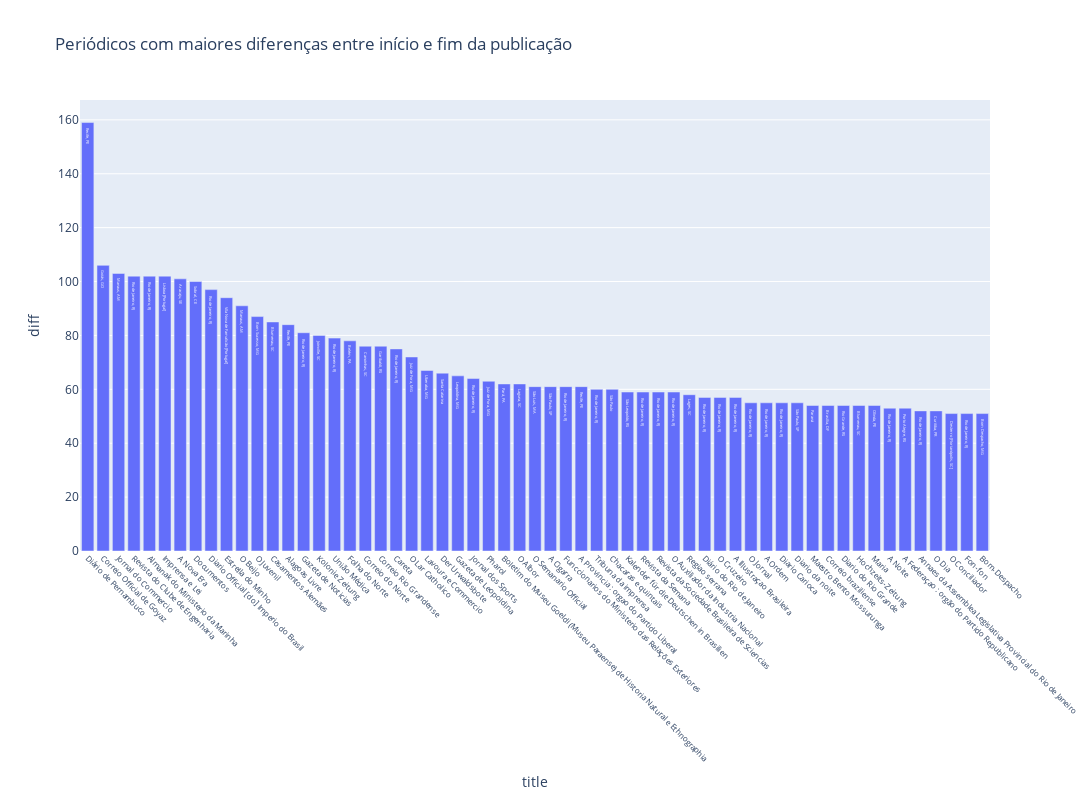

Notebook cell for this chart:
### Code cell
# criar gráfico
fig5 = px.bar(df_diff, x='title', y='diff', title='Periódicos com maiores diferenças entre início e fim da publicação', text='place')
# formatar eixo x
fig5.update_xaxes(tickangle=45, tickfont=dict(size=8))
#aumentar tamanho do gráfico
fig5.update_layout(height=800, width=1200)
fig5.show()
# salvar gráfico
fig5.write_image('./charts/fig5.png')

### Figure 1 — Plotly figure (JSON) as saved in the notebook; plotly's stock layout.template omitted (floating-point values rounded to 4 significant figures)
{"data": [{"alignmentgroup": "True", "hovertemplate": "title=%{x}<br>diff=%{y}<br>place=%{text}<extra></extra>", "legendgroup": "", "marker": {"color": "#636efa", "pattern": {"shape": ""}}, "name": "", "offsetgroup": "", "orientation": "v", "showlegend": false, "text": ["Recife, PE", "Goiás, GO", "Manaus, AM", "Rio de Janeiro, RJ", "Rio de Janeiro, RJ", "Lisboa [Portugal]", "Aracaju, SE", "Sobral, CE", "Rio de Janeiro, RJ", "Vila Nova de Famalicão [Portugal]", "Manaus, AM", "Bom Sucesso, MG", "Blumenau, SC", "Recife, PE", "Rio de Janeiro, RJ", "Joinville, SC", "Rio de Janeiro, RJ", "Belém, PA", "Canoinhas, SC", "Garibaldi, RS", "Rio de Janeiro, RJ", "Juiz de Fora, MG", "Uberaba, MG", "Santa Catarina", "Leopoldina, MG", "Rio de Janeiro, RJ", "Juiz de Fora, MG", "Pará, PA", "Laguna, SC", "São Luis, MA", "São Paulo, SP", "Rio de Janeiro, RJ", "Recife, PE", "Rio de Janeiro, RJ", "São Paulo", "São Leopoldo, RS", "Rio de Janeiro, RJ", "Rio de Janeiro, RJ", "Rio de Janeiro, RJ", "Lages, SC", "Rio de Janeiro, RJ", "Rio de Janeiro, RJ", "Rio de Janeiro, RJ", "Rio de Janeiro, RJ", "Rio de Janeiro, RJ", "Rio de Janeiro, RJ", "São Paulo, SP", "Paraná", "Brasília, DF", "Rio Grande, RS", "Blumenau, SC", "Olinda, PE", "Rio de Janeiro, RJ", "Porto Alegre, RS", "Rio de Janeiro, RJ", "Curitiba, PR", "Desterro [Florianópolis, SC]", "Rio de Janeiro, RJ", "Bom Despacho, MG"], "textposition": "auto", "type": "bar", "x": ["Diário de Pernambuco", "Correio Official de Goyaz", "Jornal do Commercio", "Revista do Clube de Engenharia", "Almanak do Ministerio da Marinha", "Imprensa e Lei", "A Nova Era", "Documentos", "Diario Official [do] Imperio do Brasil", "Estrella do Minho", "O Beijo", "O Juvenil", "Casamentos Alemães", "Alagoas Livre", "Gazeta de Noticias", "Kolonie Zeitung", "União Médica", "Folha do Norte", "Correio do Norte", "Correio Rio Grandense", "Careta", "O Lar Catholico", "Lavoura e Commercio", "Der Urwaldsbote", "Gazeta de Leopoldina", "Jornal dos Sports", "Pharol", "Boletim do Museu Goeldi (Museu Paraense) de Historia Natural e Ethnographia", "O Albor", "O Semanario Official", "A Cigarra", "Funccionarios do Ministerio das Relações Exteriores", "A Provincia : orgao do Partido Liberal", "Tribuna da imprensa", "Chacaras e quintais", "Kalender für die Deutschen in Brasilien", "Revista da Semana", "Revista da Sociedade Brasileira de Sciencias", "O Auxiliador da Industria Nacional", "Regiao serrana", "Diário do Rio de Janeiro", "O Cruzeiro", "A Illustraçao Brasileira", "O Jornal", "A Ordem", "Diario Carioca", "Diario da noite", "Maestro Bento Mossurunga", "Correio braziliense", "Diario do Rio Grande", "Hochzeits-Zeitung", "Maria", "A Noite", "A Federaçao : orgão do Partido Republicano", "Annaes da Assemblea Legislativa Provincial do Rio de Janeiro", "O Dia", "O Conciliador", "Fon-fon", "Bom-Despacho"], "xaxis": "x", "y": [159, 106, 103, 102, 102, 102, 101, 100, 97, 94, 91, 87, 85, 84, 81, 80, 79, 78, 76, 76, 75, 72, 67, 66, 65, 64, 63, 62, 62, 61, 61, 61, 61, 60, 60, 59, 59, 59, 59, 58, 57, 57, 57, 55, 55, 55, 55, 54, 54, 54, 54, 54, 53, 53, 52, 52, 51, 51, 51], "yaxis": "y"}], "layout": {"barmode": "relative", "height": 800, "legend": {"tracegroupgap": 0}, "title": {"text": "Periódicos com maiores diferenças entre início e fim da publicação"}, "width": 1200, "xaxis": {"anchor": "y", "domain": [0, 1], "tickangle": 45, "tickfont": {"size": 8}, "title": {"text": "title"}}, "yaxis": {"anchor": "x", "domain": [0, 1], "title": {"text": "diff"}}}}
